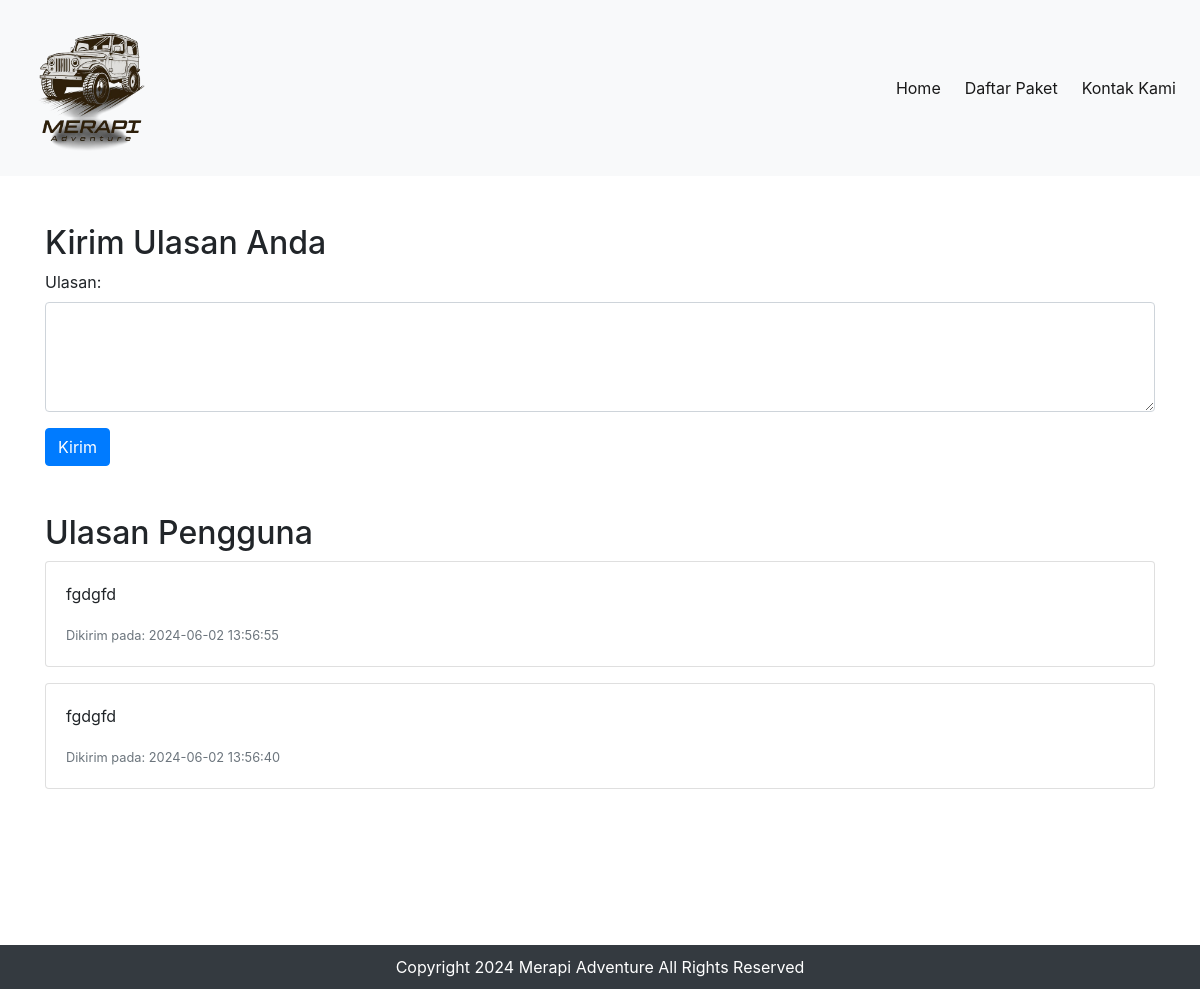
The app's page /rating.php with its own data.
### tables this page shows
CREATE TABLE `ulasan` (
  `id_ulasan` int(5) NOT NULL,
  `isi` varchar(255) NOT NULL,
  `created_at` timestamp NOT NULL DEFAULT current_timestamp()
);

CREATE TABLE `infoweb` (
  `id` int(15) DEFAULT NULL,
  `corp_name` varchar(255) DEFAULT NULL,
  `tlp` varchar(15) DEFAULT NULL,
  `alamat` text DEFAULT NULL,
  `email` varchar(255) DEFAULT NULL,
  `no_rek` text DEFAULT NULL,
  `update_at` timestamp NOT NULL DEFAULT current_timestamp() ON UPDATE current_timestamp()
);

### koneksi/koneksi.php (called while the page is built, shortened)
<?php
$user = 'root';
$pass = '';
   $koneksi = new PDO("mysql:host=localhost;dbname=merapiadventure", $user, $pass);
    $sql_web = "SELECT * FROM infoweb WHERE id = 1";
    $row_web = $koneksi->prepare($sql_web);
    $row_web->execute();
    $infoweb = $row_web->fetch(PDO::FETCH_OBJ);
?>

### rating.php (the view, shortened to what this page needs)
<?php
require 'koneksi/koneksi.php';
include 'header.php';
?>
<div class="container mt-5">
    <h2>Kirim Ulasan Anda</h2>
    <form action="rating.php" method="post">
        <div class="form-group">
            <label for="ulasan">Ulasan:</label>
            <textarea class="form-control" id="ulasan" name="ulasan" rows="4" required></textarea>
        </div>
        <button type="submit" class="btn btn-primary">Kirim</button>
    </form>
</div>
<?php
$stmt = $koneksi->query("SELECT * FROM ulasan ORDER BY created_at DESC");
$ulasans = $stmt->fetchAll();
?>
<div class="container mt-5">
    <h2>Ulasan Pengguna</h2>
    <?php foreach ($ulasans as $ulasan) { ?>
        <div class="card mb-3">
            <div class="card-body">
                <p class="card-text"><?php echo htmlspecialchars($ulasan['isi']); ?></p>
                <small class="text-muted">Dikirim pada: <?php echo $ulasan['created_at']; ?></small>
            </div>
        </div>
    <?php } ?>
</div>
<?php include 'footer.php'; ?>

### footer.php (shortened to what this page needs)
<!DOCTYPE html>
<html lang="en">
<head>
    <link rel="stylesheet" href="assets/css/bootstrap.min.css">
</head>
<body>
    <div class="content">
    </div>
    <div class="footer">
        <div class="container">
            Copyright <?= date('Y');?> <?= $infoweb->corp_name;?> All Rights Reserved
        </div>
    </div>
</body>
</html>

### assets/css/main.css (style rules this page uses)
html,body { height: 100%; margin: 0; padding: 0; font-family: sans-serif; }
body { background: #fff; color: #3a3b39; font-size: 15px; overflow-x:hidden; }
.form-control { border-radius:2px 2px 2px 2px; }
.footer { width:100%;background:#333;padding:25px 0 55px;margin-top:100px;bottom:0; }

### footer.php (style rules this page uses)
body { margin: 0; padding: 0; display: flex; flex-direction: column; min-height: 100vh; }
.content { flex: 1; padding: 20px; }
.footer { background-color: #343a40; color: white; padding: 10px; text-align: center; }

### records on screen
ulasan: isi "fgdgfd", created_at "2024-06-02 13:56:55"
ulasan: isi "fgdgfd", created_at "2024-06-02 13:56:40"
infoweb: corp_name "Merapi Adventure"
